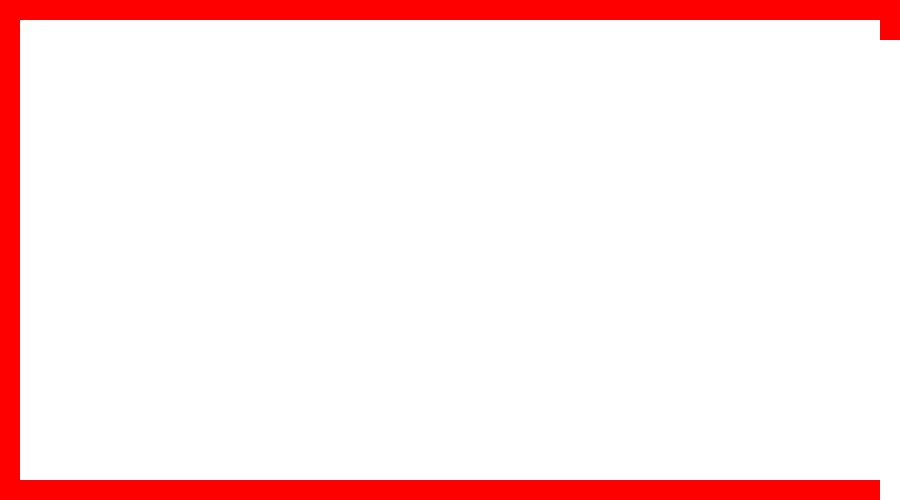
Frame 1 (no input)
Frame 60 (the mouse pressed at the canvas centre just before this capture): identical to frame 1, image omitted
Frame 120 (the mouse held since frame 60 and released just before this capture): identical to frame 1, image omitted

The Processing sketch that drew this single still picture (run headless with seeded random() and noise(); from frame 60 on, the mouse is pressed at the canvas centre):

// Processing sketch: src
// ── src.pde

void setup(){
  size(900, 500);
  
  _borders = new Border[]{
    new Border(0, 0, width, 20, color(255,0,0), color(255,0,0)),
    new Border(width - 20, 20, height-40, 20, color(255,0,0), color(255,0,0)),
    new Border(0, height-20, width-20, 20, color(255,0,0), color(255,0,0)),
    new Border(0, 20, 20, height-40, color(255,0,0), color(255,0,0)),
  };
}

Border[] _borders;

void draw(){
  background(255, 255, 255);
  
  for(var border : _borders){
    border.Draw();
  }
}


abstract class Box{
  public Point2D Position;
  public int Width;
  public int Height;
  public color Color;
  public color BorderColor;
  
  public Box(int x, int y, int wid, int hei, color colour, color borderColour){
    this.Position = new Point2D(x, y);
    this.Width = wid;
    this.Height = hei;
    this.Color = colour;
    this.BorderColor = borderColour;
  }
  
  public Boolean IntersectsWith(Box box){
    return this.Position.X < box.Position.X + box.Width &&
      this.Position.X + this.Width > box.Position.X && 
      this.Position.Y < box.Position.Y + box.Height && 
      this.Position.Y + this.Height > box.Position.Y;
  }
  
  public void Draw(){
    fill(this.Color);

    noStroke();
    float rectX = this.Position.X;
    float rectY = this.Position.Y;
    float rectW = this.Width;
    float rectH = this.Height;
  
    if (this.BorderColor != this.Color) {
      float strokeWeight = 2.0;
      stroke(this.BorderColor);
      strokeWeight(strokeWeight);
    
      float halfWeight = strokeWeight / 2.0;
      rectX = this.Position.X + halfWeight;
      rectY = this.Position.Y + halfWeight;
      rectW = this.Width - strokeWeight;
      rectH = this.Height - strokeWeight;
    }

    rect(rectX, rectY, rectW, rectH);
  }
}

public class Border extends Box{
  
  public Border(int x, int y, int wid, int hei, color colour, color borderColour){
    super(x, y, wid, hei, colour, borderColour);
  }
}

public class Player extends Box{
  
  public Player(int x, int y, int wid, int hei, color colour, color borderColour){
    super(x, y, wid, hei, colour, borderColour);
  }
  
  public void MovePlayer(int xChange, int yChange){
    this.Position.X += xChange;
    this.Position.Y += yChange;
  }
}

public class Point2D {
  public int X, Y;
  
  public Point2D(int x, int y){
    this.X = x;
    this.Y = y;
  }
}
